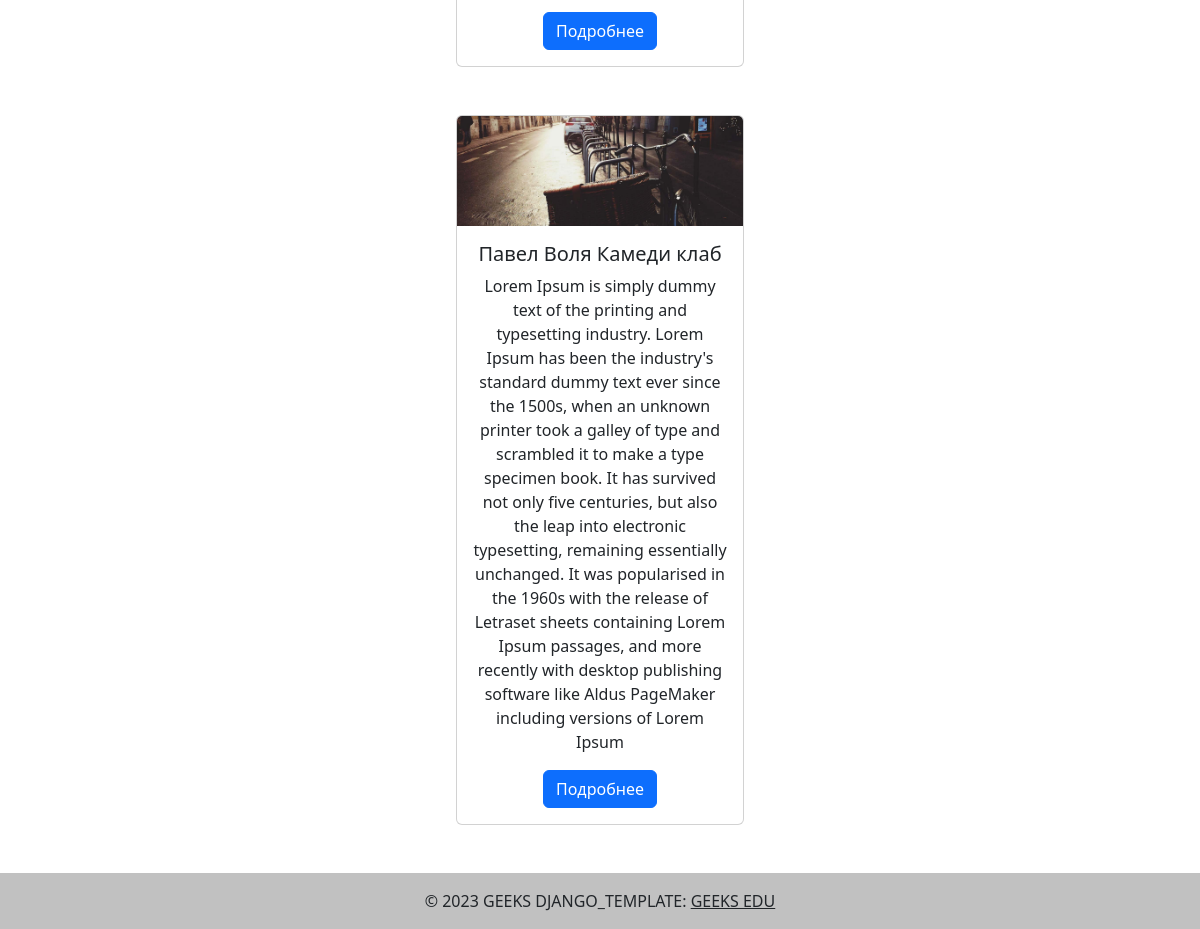
Before: / (lower part) with the older database file.
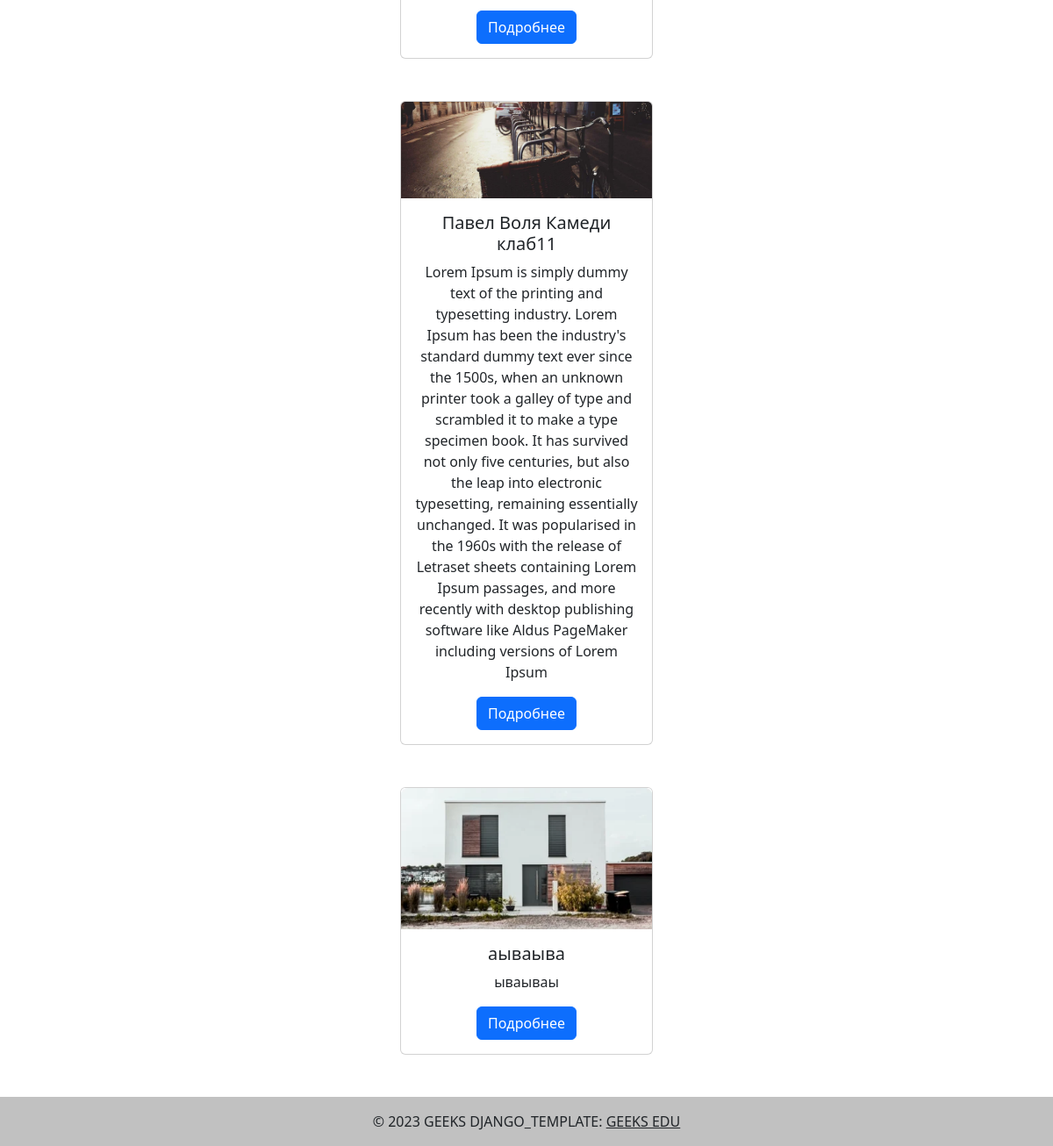
After: the same page with the newer database file.
### tv_show/models.py (models this page shows, shortened)
class Films(models.Model):
    GENRE = (
        ('Комедия', 'Комедия'),
        ('Хоррор', 'Хоррор'),
        ('Мелодрамма', 'Мелодрамма'),
        ('Аниме', 'Аниме')
    )
    title = models.CharField('Укажите название фильма', max_length=100)
    description = models.TextField('Укажите описание фильма', blank=True, null=True)
    image = models.ImageField('Добавьте фото', upload_to='images/')
    genre = models.CharField('Укажите жанр фильма', max_length=100, choices=GENRE)
    trailer = models.URLField('Укажите ссылку')
    cost = models.PositiveIntegerField('Укажите цену')
    director = models.CharField('Укажите директора', max_length=100, null=True)
    created_at = models.DateTimeField(auto_now_add=True)
    class Meta:
        verbose_name = 'Премьеру'
        verbose_name_plural = 'Премьеры'

### tv_show/views.py (the view)
# urls.py: path('', views.tv_show_view, name='films'),
def tv_show_view(request):
    film = models.Films.objects.all()
    return render(request, 'films/film.html', {'film_key': film})

### templates/films/film.html (shortened to what this page needs)
{% include 'films/header.html' %}
<br>
{% for i in film_key %}
<center>
    <div class="qwerty">
        <div class="card" style="width: 18rem;">
          <img src="{{i.image.url}}" class="card-img-top" alt="...">
          <div class="card-body">
            <h5 class="card-title">{{i.title}}</h5>
            <p class="card-text">{{i.description}}</p>
            <a href="/film_detail/{{i.id}}" class="btn btn-primary">Подробнее</a>
          </div>
        </div>
    </div>
    <br><br>
    </center>
{% endfor %}
{% include 'films/footer.html' %}

Changed rows visible on the page:
changed Films: title "Павел Воля Камеди клаб" → "Павел Воля Камеди клаб11"
added Films: image (picture), title "аываыва", description "ываываы"
